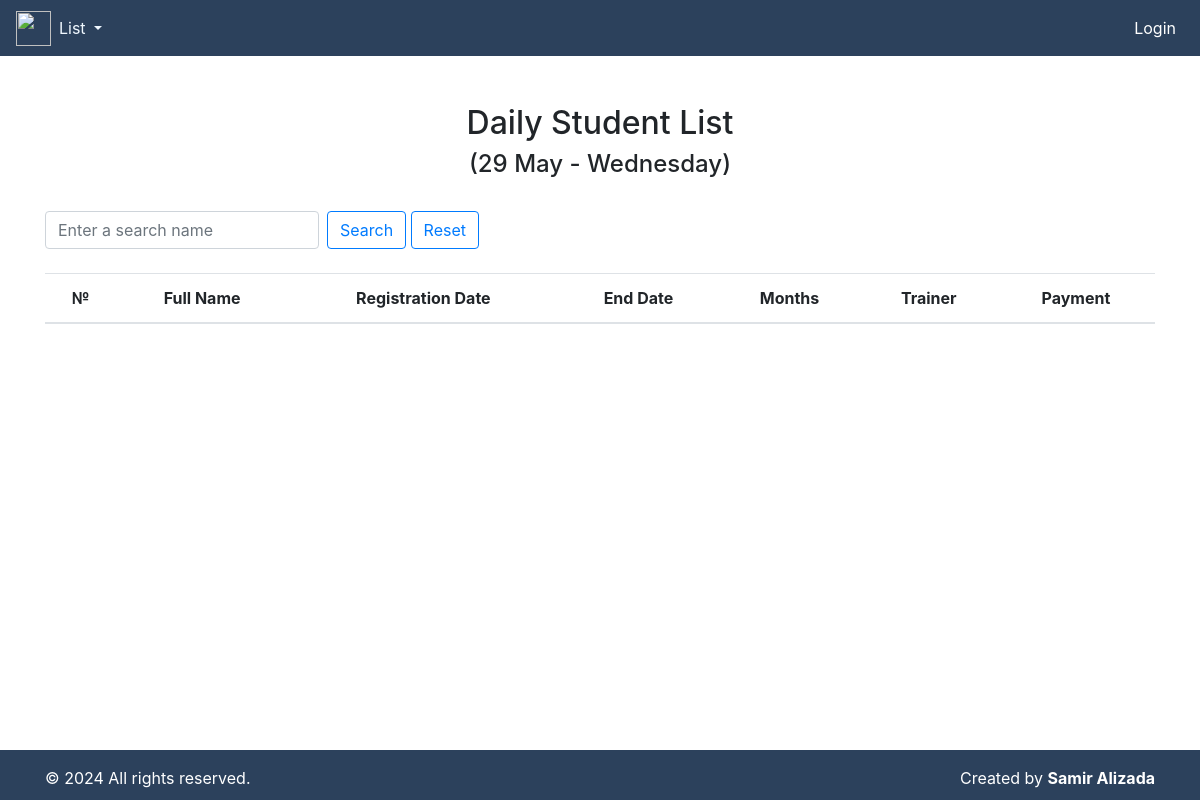
/daily-student-list/, run on an earlier commit of the app's database.
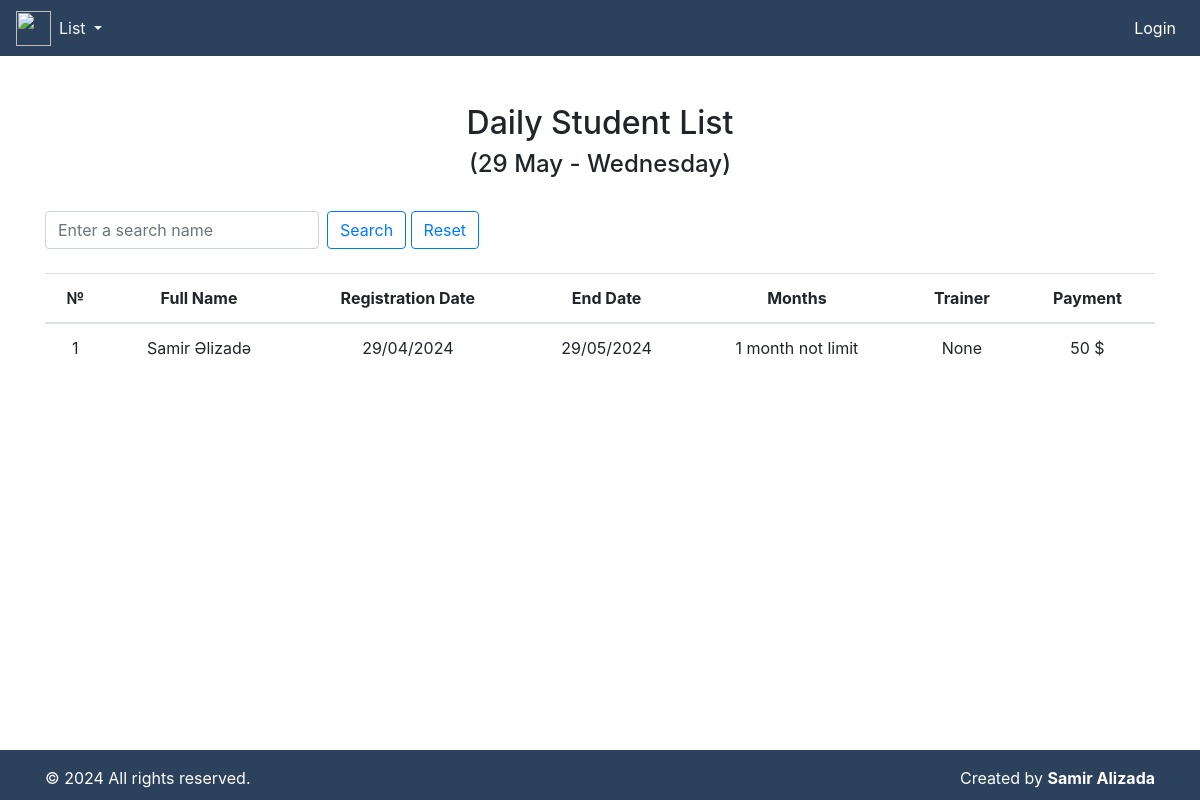
And on a later commit of the database.
### fitness/models.py (models this page shows, shortened)
class Student(models.Model):
    full_name = models.CharField(max_length=100)
    registration_date = models.DateField(default=timezone.now)
    months_duration = models.ForeignKey(MonthlyPricing, on_delete=models.CASCADE, null=True, blank=True)
    trainer = models.ForeignKey(Trainer, on_delete=models.CASCADE, null=True, blank=True)
    payment = models.IntegerField(default=0)
    end_date = models.DateField(null=True, blank=True)

class MonthlyPricing(models.Model):
    name = models.CharField(max_length=30, null=True)
    month = models.IntegerField()
    price = models.IntegerField()
    def __str__(self) -> str:
        return f"{self.name}"

### fitness/views.py (the view)
# urls.py: path('daily-student-list/', daily_student_list, name='daily_student_list'),
def daily_student_list(request):
    now = datetime.now()
    today = now.date()
    students = Student.objects.filter(end_date=today)
    query = request.GET.get('q')
    if query:
        students = students.filter(full_name__icontains=query)
    return render(request, 'daily_student_list.html', {'students': students, 'today': today})

### templates/daily_student_list.html (shortened to what this page needs)
{% include "index.html" %}
{% block content %}
<div class="container mt-5">
    <h2 class="text-center">Daily Student List</h2>
    <h4 class="text-center">
        ({{ today|date:"d F" }} - {{ today|date:"l" }})
    </h4>
    <br>
    <form method="GET" class="mb-3">
        <div class="form-inline mb-4">
            <input type="text" name="q" class="form-control mr-sm-2" placeholder="Enter a search name">
            <button class="btn btn-outline-primary my-2 my-sm-0" type="submit">Search</button>
            <a href="{% url 'student_list' %}"><button class="btn btn-outline-primary my-2 my-sm-0" type="submit">Reset</button>
            </a>
        </div>
    </form>
    <table class="table text-center">
        <thead>
            <tr>
                <th scope="col">№</th>
                <th scope="col">Full Name</th>
                <th scope="col">Registration Date</th>
                <th scope="col">End Date</th>
                <th scope="col">Months</th>
                <th scope="col">Trainer</th>
                <th scope="col">Payment</th>
            </tr>
        </thead>
        <tbody>
            {% for student in students %}
            <tr>
                <td>{{ forloop.counter }}</td>
                <td>{{ student.full_name }}</td>
                <td>{{ student.registration_date|date:"d/m/Y" }}</td>
                <td>{{ student.end_date|date:"d/m/Y" }}</td>
                <td>{{ student.months_duration }}</td>
                <td>{{ student.trainer }}</td>
                <td>{{ student.payment }} $</td>
            </tr>
            {% endfor %}
        </tbody>
    </table>
</div>
{% endblock content %}

What changed in the data, as far as the page shows it:
added Student: full_name "Samir Əlizadə", registration_date "29/04/2024", end_date "29/05/2024", months_duration "1 month not limit", trainer "None", payment "50"
